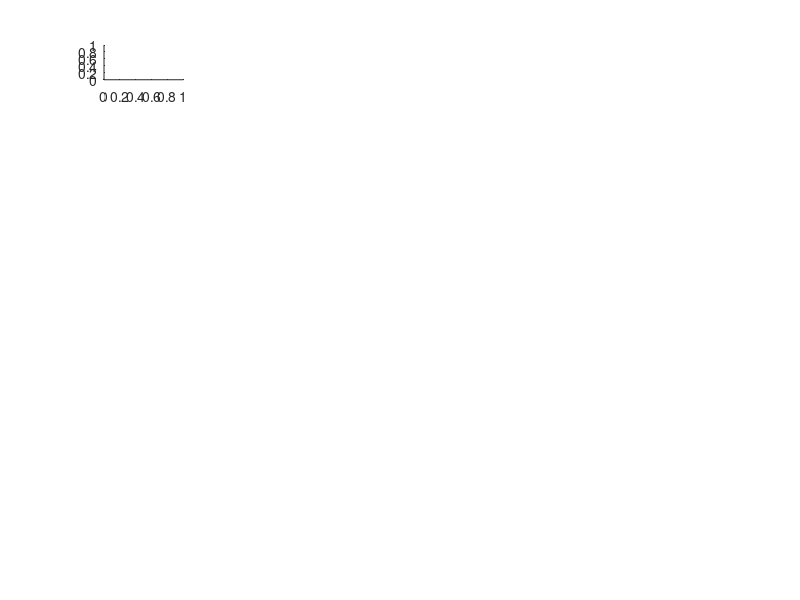

MATLAB code to generate this figure: (Note: this script raises an error after producing the figure.)
figure();

titles = ["Task i" "Task ii" "Task iii" "Task iv" "Task v"];

for i = 1:5
    subplot(7,5,i);
    Circle20.plotOverlay(i, 1);
    title(titles(i));
    box on
    set(gca, 'LineWidth', 2);
end
subplot(7,5,1);
ylabel('20mm Circle');

for i = 1:5
    subplot(7,5,i+5);
    Circle8.plotOverlay(i, 1);
end
subplot(7,5,6);
ylabel('8mm Circle');

for i = 1:5
    subplot(7,5,i+10);
    Circle46.plotOverlay(i, 1);
end
subplot(7,5,11);
ylabel('46mm Circle');

for i = 1:5
    subplot(7,5,i+15);
    Circle72.plotOverlay(i, 1);
end
subplot(7,5,16);
ylabel('72mm Circle');

for i = 1:5
    subplot(7,5,i+20);
    Square22.plotOverlay(i, 1);
end
subplot(7,5,21);
ylabel('22mm Square');

for i = 1:5
    subplot(7,5,i+25);
    Square35.plotOverlay(i, 1);
end
subplot(7,5,26);
ylabel('22mm Square');

for i = 1:5
    subplot(7,5,i+30);
    Quatrefoil.plotOverlay(i, 1);
end
subplot(7,5,31);
ylabel('Quatrefoil');